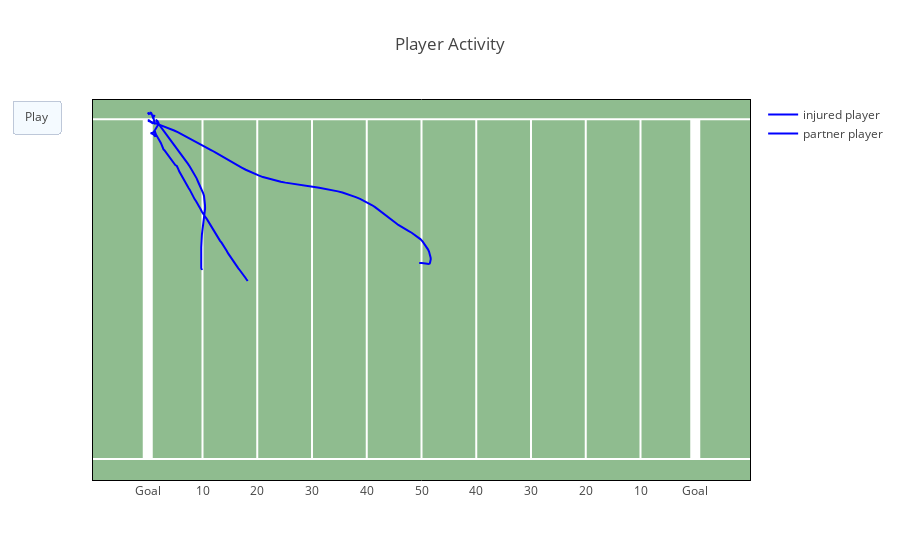

Notebook source saved alongside this figure:
### Code cell
from plotly.offline import init_notebook_mode, iplot
from IPython.display import display, HTML

init_notebook_mode(connected=True)


data=[dict(x=x, y=y, 
           name='injured player',
           mode='lines', 
           line=dict(width=2, color='blue')
          ),
#       dict(x=x, y=y, 
#            mode='lines', 
#            line=dict(width=2, color='blue')
#           ),
      dict(x=x1, y=y1, 
           name = 'partner player',
           mode='lines', 
           line=dict(width=2, color='blue')
          ),
#       dict(x=x1, y=y1, 
#            mode='lines', 
#            line=dict(width=2, color='blue')
#           )
    ]

layout = load_field()
layout['hovermode'] = 'closest'
layout['updatemenus'] = [{'type': 'buttons',
                           'buttons': [{'label': 'Play',
                                        'method': 'animate',
                                        'args': [None]}]}]

N = len(x)
frames=[dict(data=[dict(x=[xx[k]], 
                        y=[yy[k]], 
                        mode='markers', 
                        marker=dict(color='blue', size=10)
                        )
                   , dict(x=[xx1[k]], 
                        y=[yy1[k]], 
                        mode='markers', 
                        marker=dict(color='orange', size=10)
                        )]
            ) for k in range(0, N, 5)]
          
figure1=dict(data=data, layout=layout, frames=frames)
iplot(figure1)

### Figure 1 — Plotly figure (JSON) as saved in the notebook; plotly's stock layout.template omitted (floating-point values rounded to 4 significant figures; data arrays with more than 128 entries replaced by an {"elided": "..."} marker saying what was removed)
{"data": [{"line": {"color": "blue", "width": 2}, "mode": "lines", "name": "injured player", "type": "scatter", "x": {"elided": "207 float values"}, "y": {"elided": "207 float values"}}, {"line": {"color": "blue", "width": 2}, "mode": "lines", "name": "partner player", "type": "scatter", "x": {"elided": "207 float values"}, "y": {"elided": "207 float values"}}], "layout": {"hovermode": "closest", "plot_bgcolor": "darkseagreen", "shapes": [{"layer": "below", "line": {"color": "white", "width": 2}, "type": "line", "x0": 0, "x1": 120, "y0": 0, "y1": 0}, {"layer": "below", "line": {"color": "white", "width": 2}, "type": "line", "x0": 0, "x1": 120, "y0": 53.3, "y1": 53.3}, {"layer": "below", "line": {"color": "white", "width": 10}, "type": "line", "x0": 10, "x1": 10, "y0": 0, "y1": 53.3}, {"layer": "below", "line": {"color": "white"}, "type": "line", "x0": 20, "x1": 20, "y0": 0, "y1": 53.3}, {"layer": "below", "line": {"color": "white"}, "type": "line", "x0": 30, "x1": 30, "y0": 0, "y1": 53.3}, {"layer": "below", "line": {"color": "white"}, "type": "line", "x0": 40, "x1": 40, "y0": 0, "y1": 53.3}, {"layer": "below", "line": {"color": "white"}, "type": "line", "x0": 50, "x1": 50, "y0": 0, "y1": 53.3}, {"layer": "below", "line": {"color": "white"}, "type": "line", "x0": 60, "x1": 60, "y0": 0, "y1": 53.3}, {"layer": "below", "line": {"color": "white"}, "type": "line", "x0": 70, "x1": 70, "y0": 0, "y1": 53.3}, {"layer": "below", "line": {"color": "white"}, "type": "line", "x0": 80, "x1": 80, "y0": 0, "y1": 53.3}, {"layer": "below", "line": {"color": "white"}, "type": "line", "x0": 90, "x1": 90, "y0": 0, "y1": 53.3}, {"layer": "below", "line": {"color": "white"}, "type": "line", "x0": 100, "x1": 100, "y0": 0, "y1": 53.3}, {"layer": "below", "line": {"color": "white", "width": 10}, "type": "line", "x0": 110, "x1": 110, "y0": 0, "y1": 53.3}], "showlegend": true, "title": "Player Activity", "updatemenus": [{"buttons": [{"args": [null], "label": "Play", "method": "animate"}], "type": "buttons"}], "xaxis": {"autorange": false, "linecolor": "black", "linewidth": 1, "mirror": true, "range": [0, 120], "showgrid": false, "showline": true, "showticklabels": true, "tickmode": "array", "ticks": "", "ticktext": ["Goal", 10, 20, 30, 40, 50, 40, 30, 20, 10, "Goal"], "tickvals": [10, 20, 30, 40, 50, 60, 70, 80, 90, 100, 110], "zeroline": false}, "yaxis": {"autorange": false, "linecolor": "black", "linewidth": 1, "mirror": true, "range": [-3.3, 56.3], "showgrid": false, "showline": true, "showticklabels": false, "ticks": "", "title": "", "zeroline": false}}}
